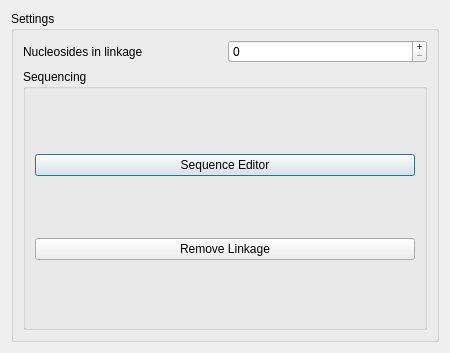
<?xml version="1.0" encoding="UTF-8"?>
<ui version="4.0">
 <class>Dialog</class>
 <widget class="QDialog" name="Dialog">
  <property name="geometry">
   <rect>
    <x>0</x>
    <y>0</y>
    <width>450</width>
    <height>353</height>
   </rect>
  </property>
  <property name="minimumSize">
   <size>
    <width>450</width>
    <height>0</height>
   </size>
  </property>
  <property name="maximumSize">
   <size>
    <width>600</width>
    <height>16777215</height>
   </size>
  </property>
  <property name="windowTitle">
   <string>Linkage Config</string>
  </property>
  <layout class="QGridLayout" name="gridLayout">
   <item row="0" column="0">
    <widget class="QGroupBox" name="gridGroupBox">
     <property name="maximumSize">
      <size>
       <width>16777215</width>
       <height>16777215</height>
      </size>
     </property>
     <property name="title">
      <string>Settings</string>
     </property>
     <layout class="QGridLayout" name="gridLayout_2">
      <item row="0" column="1">
       <widget class="QSpinBox" name="nucleoside_count">
        <property name="buttonSymbols">
         <enum>QAbstractSpinBox::PlusMinus</enum>
        </property>
        <property name="maximum">
         <number>10000</number>
        </property>
       </widget>
      </item>
      <item row="0" column="0">
       <widget class="QLabel" name="label">
        <property name="text">
         <string>Nucleosides in linkage</string>
        </property>
       </widget>
      </item>
      <item row="1" column="0" colspan="2">
       <widget class="QGroupBox" name="sequencing_area">
        <property name="maximumSize">
         <size>
          <width>16777215</width>
          <height>16777215</height>
         </size>
        </property>
        <property name="title">
         <string>Sequencing</string>
        </property>
        <layout class="QVBoxLayout" name="verticalLayout_3">
         <item>
          <widget class="QPushButton" name="sequence_editor">
           <property name="text">
            <string>Sequence Editor</string>
           </property>
           <property name="autoDefault">
            <bool>true</bool>
           </property>
          </widget>
         </item>
         <item>
          <widget class="QPushButton" name="remove_linkage">
           <property name="text">
            <string>Remove Linkage</string>
           </property>
          </widget>
         </item>
        </layout>
       </widget>
      </item>
     </layout>
    </widget>
   </item>
  </layout>
 </widget>
 <resources/>
 <connections/>
</ui>
